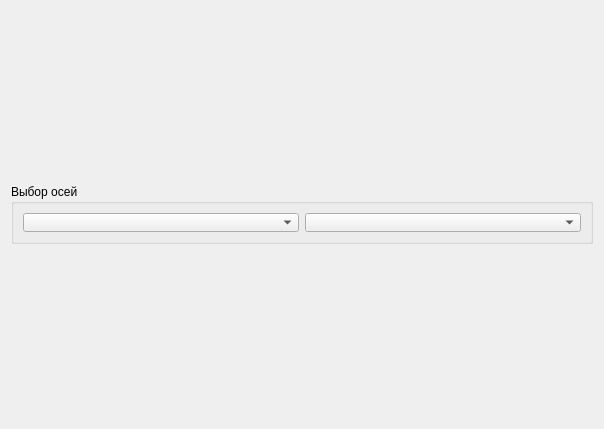
<?xml version="1.0" encoding="UTF-8"?>
<ui version="4.0">
 <class>Form</class>
 <widget class="QWidget" name="Form">
  <property name="geometry">
   <rect>
    <x>0</x>
    <y>0</y>
    <width>604</width>
    <height>429</height>
   </rect>
  </property>
  <property name="windowTitle">
   <string>Form</string>
  </property>
  <layout class="QVBoxLayout" name="verticalLayout">
   <item>
    <widget class="QGroupBox" name="groupBox">
     <property name="maximumSize">
      <size>
       <width>16777215</width>
       <height>60</height>
      </size>
     </property>
     <property name="title">
      <string>Выбор осей</string>
     </property>
     <layout class="QHBoxLayout" name="horizontalLayout">
      <item>
       <widget class="QComboBox" name="x1"/>
      </item>
      <item>
       <widget class="QComboBox" name="x2"/>
      </item>
     </layout>
    </widget>
   </item>
   <item>
    <layout class="QVBoxLayout" name="plot_layout"/>
   </item>
  </layout>
 </widget>
 <resources/>
 <connections/>
</ui>
